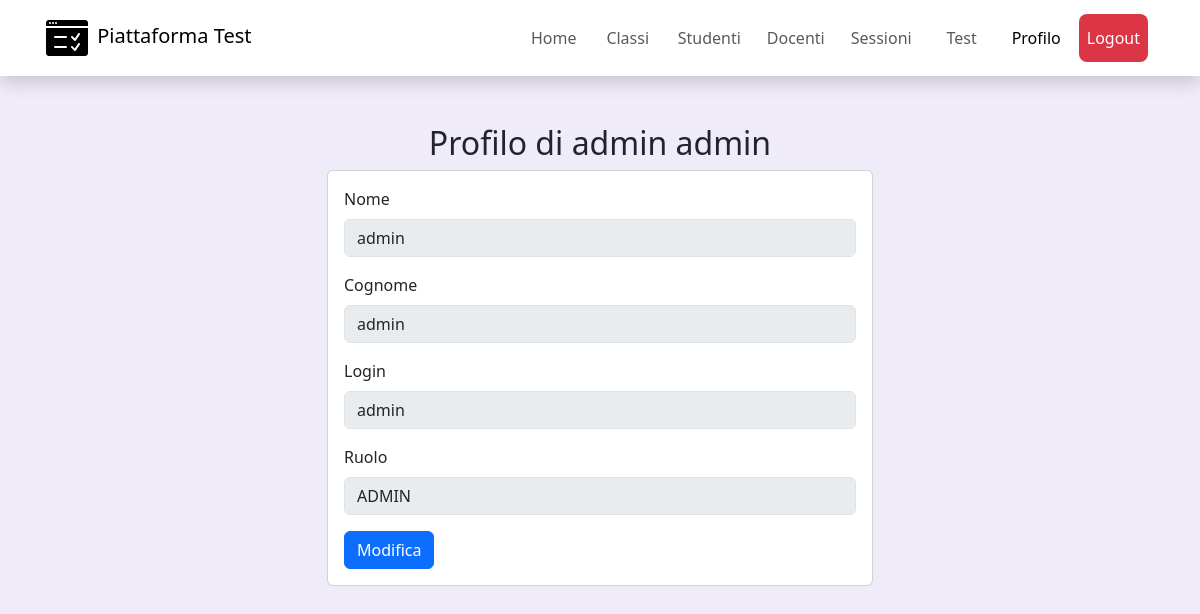
The page /frontend/views/profilo.php (signed in) on the database its author committed.
### tables this page shows
CREATE TABLE `utente` (
  `codice_fiscale` varchar(16) NOT NULL,
  `nome` varchar(50) NOT NULL,
  `cognome` varchar(50) NOT NULL,
  `login` varchar(50) NOT NULL,
  `password` varchar(100) NOT NULL,
  `ruolo` enum('STUDENTE','DOCENTE','ADMIN','') NOT NULL DEFAULT 'STUDENTE'
);

### frontend/views/profilo.php (the view, shortened to what this page needs)
<?php
require("./../../backend/Include/db_connect.php");
$codice_fiscale = $_SESSION['user']['codice_fiscale'];
$SQL_query = "SELECT nome, cognome, login, ruolo FROM utente WHERE codice_fiscale = ?";
$stmt = $conn->prepare($SQL_query);
$stmt->bind_param("s", $codice_fiscale);
$stmt->execute();
$result = $stmt->get_result();
$user = $result->fetch_assoc();
?>
<!DOCTYPE html>
<html lang="it">
<head>
    <link href="https://cdn.jsdelivr.net/npm/bootstrap@5.3.0/dist/css/bootstrap.min.css" rel="stylesheet">
</head>
<body style="background-color: rgb(240, 235, 248);">
    <?php include("components/navbar.php"); ?>
    <div class="container mt-5">
        <h2 class="text-center">Profilo di <?php echo htmlspecialchars($user['nome']) . ' ' . htmlspecialchars($user['cognome']); ?></h2>
        <div class="row">
            <div class="col-md-6 offset-md-3">
                <div class="card">
                    <div class="card-body">
                            <div class="mb-3">
                                <label for="nome" class="form-label">Nome</label>
                                <input type="text" class="form-control" id="nome" name="nome" value="<?php echo htmlspecialchars($user['nome']); ?>" disabled>
                            </div>
                            <div class="mb-3">
                                <label for="cognome" class="form-label">Cognome</label>
                                <input type="text" class="form-control" id="cognome" name="cognome" value="<?php echo htmlspecialchars($user['cognome']); ?>" disabled>
                            </div>
                            <div class="mb-3">
                                <label for="login" class="form-label">Login</label>
                                <input type="text" class="form-control" id="login" name="login" value="<?php echo htmlspecialchars($user['login']); ?>" readonly disabled>
                            </div>
                            <div class="mb-3">
                                <label for="ruolo" class="form-label">Ruolo</label>
                                <input type="text" class="form-control" id="ruolo" name="ruolo" value="<?php echo htmlspecialchars($user['ruolo']); ?>" readonly disabled>
                            </div>
                            <button class="btn btn-primary" id="edit_save_button" data-action="edit">Modifica</button>
                    </div>
                </div>
            </div>
        </div>
    </div>
</body>
</html>

### rows shown on the page
utente: nome "admin", cognome "admin", login "admin", ruolo "ADMIN"
